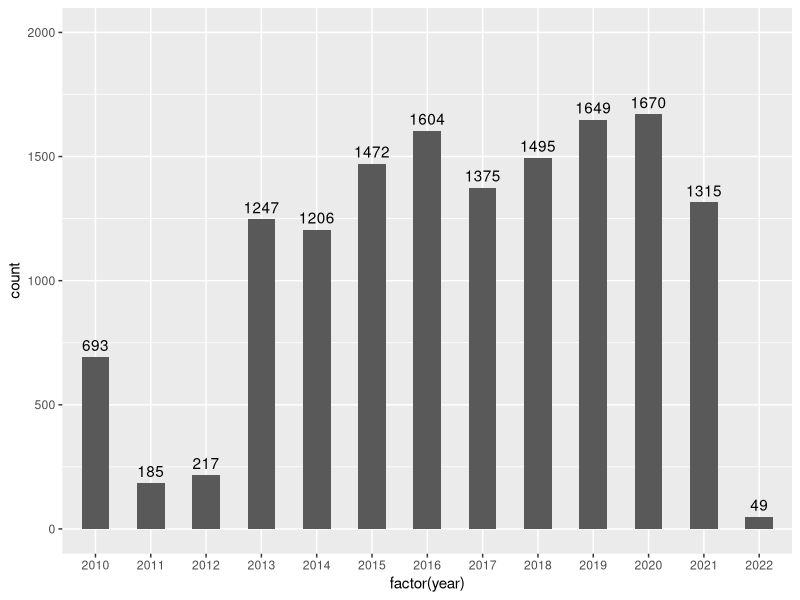
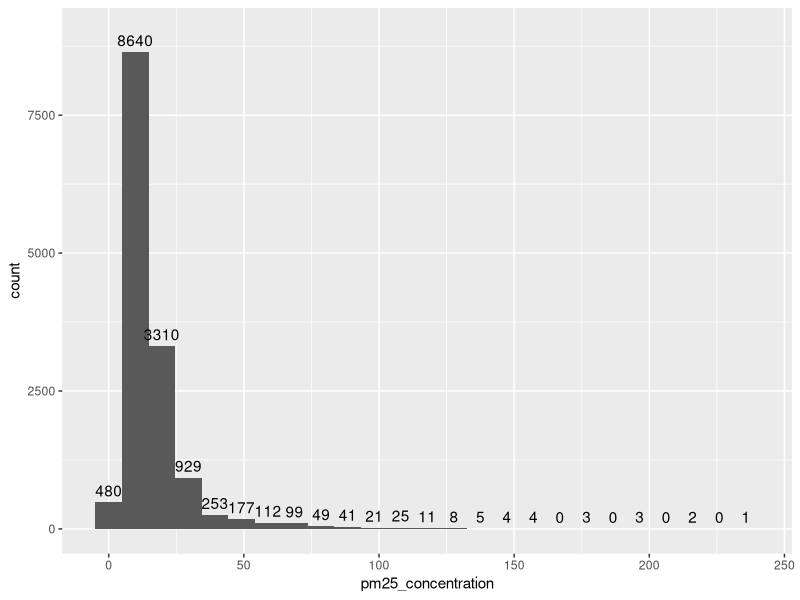
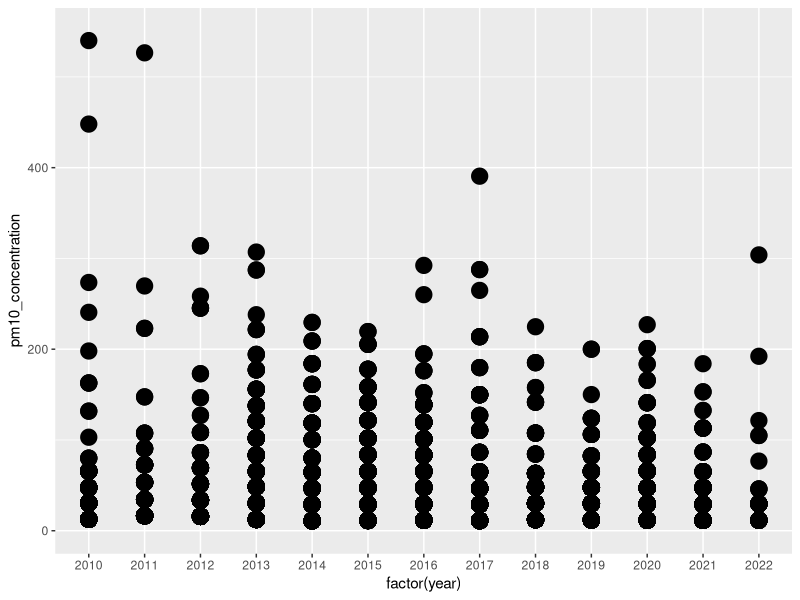
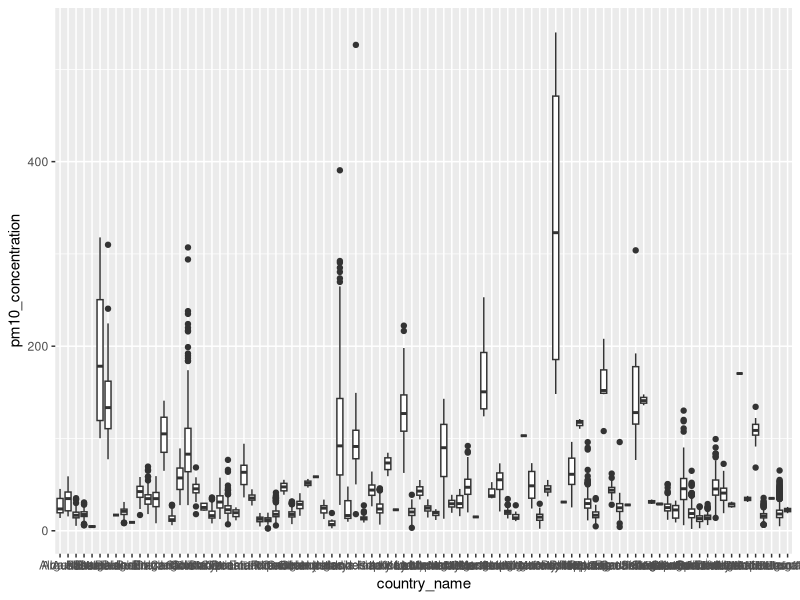
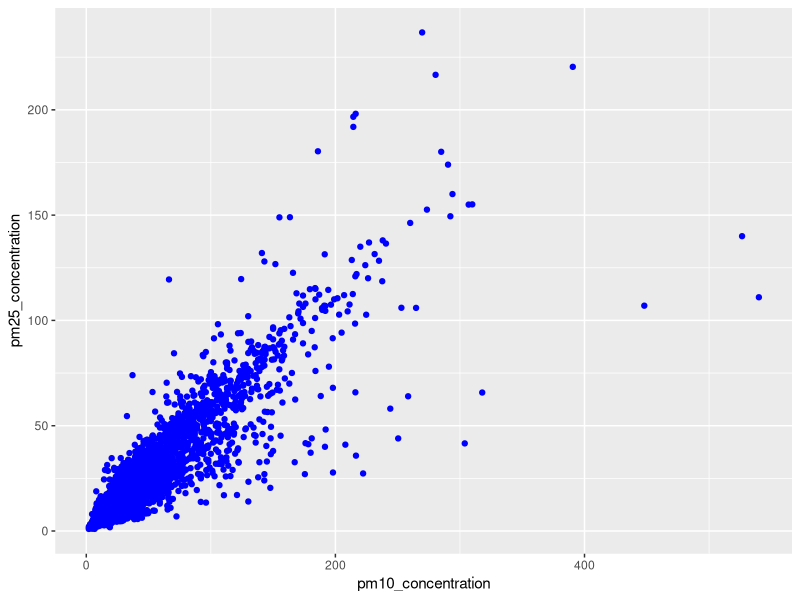
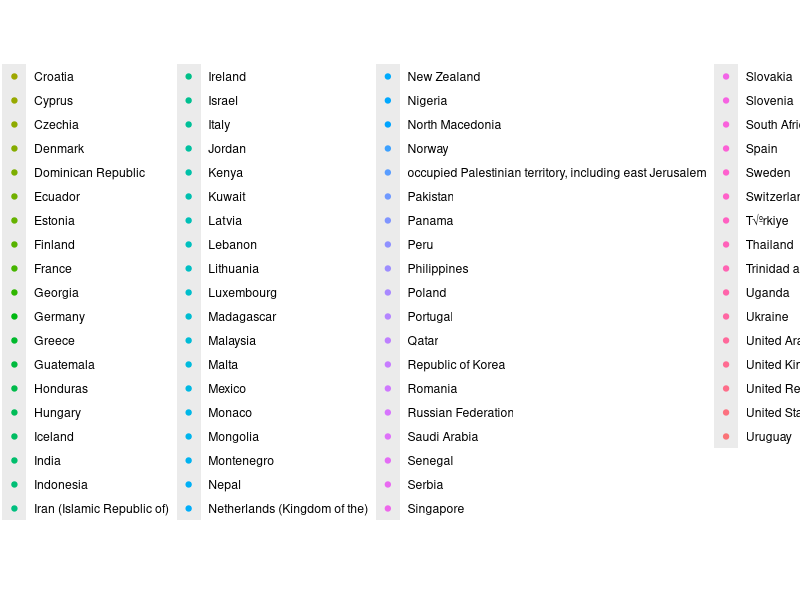
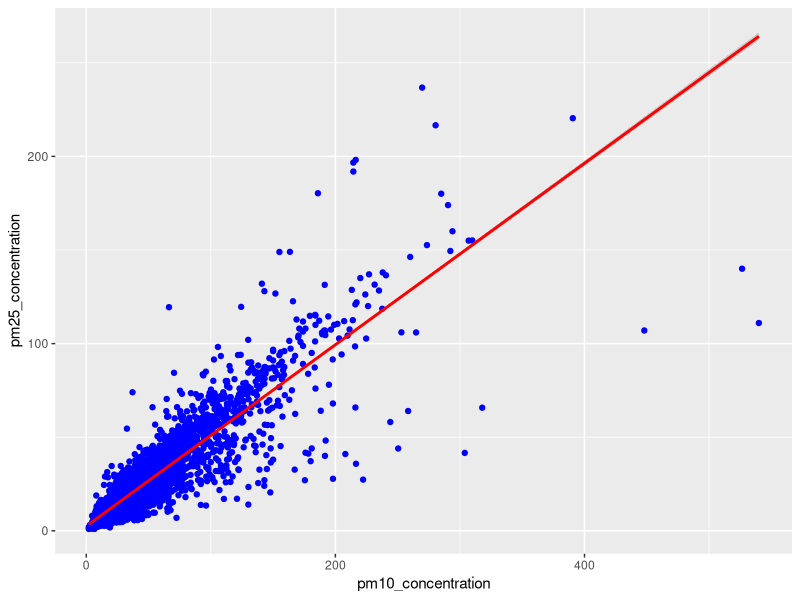
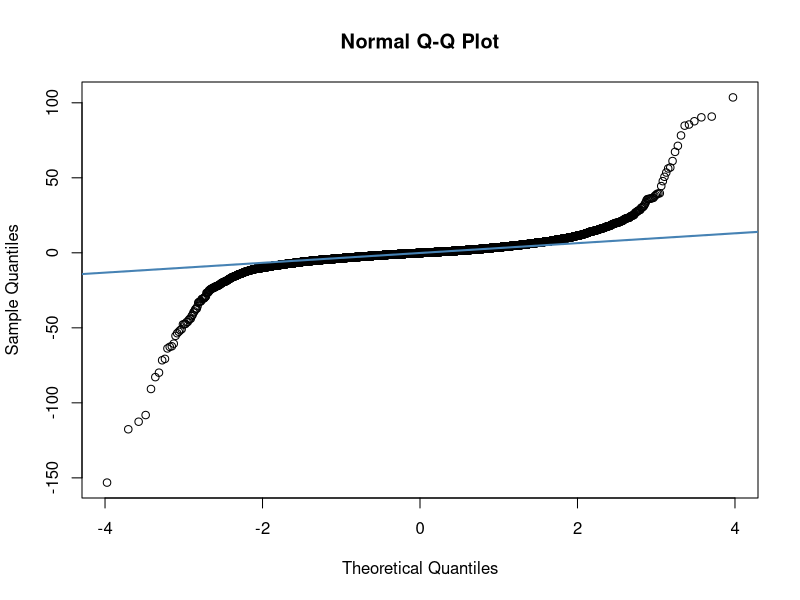

Generate these figures, in order, with R:
## ---- chunk 1
dir()
## ---- chunk 2
# load in the dataset
project <- read.csv("air_quality_cleaned_pm.csv")
head(project)
## ---- chunk 3
# exploring, getting mean and median
summary(project)
## ---- chunk 4
# if we just want the dataset for one country
# filtering for Germany
germany_df <- project[(project$country_name == "Germany"),]
summary(germany_df)
## ---- chunk 5
# filtering for France
france_df <- project[(project$country_name == 'France'),]
summary(france_df)
## ---- chunk 6
# filtering for China
china_df <- project[(project$country_name == 'China'),]
summary(china_df)
## ---- chunk 7
# overall mean for entire dataset for PM2.5; substitute with germany_df 
# or france_df for country-specific mean
mean(project$pm25_concentration)
## ---- chunk 8
# or france_df for country-specific mean
mean(france_df$pm25_concentration)
## ---- chunk 9
# or france_df for country-specific min
min(france_df$pm25_concentration)
## ---- chunk 10
# overall median PM10
median(project$pm10_concentration)
## ---- chunk 11
# 检查并安装dplyr包（如果未安装）
if (!require(dplyr)) {
  install.packages('dplyr')
  library(dplyr)
}
project$pm25_concentration %>% log() %>% mean() %>% exp %>% round(1)
## ---- chunk 12
range(project$pm25_concentration)
## ---- chunk 13
max(project$pm25_concentration) - min(project$pm25_concentration)
## ---- chunk 14
quantile(project$pm25_concentration, probs = c(0.25, 0.75))
## ---- chunk 15
# compute the IQR
quantile(project$pm25_concentration, probs = 0.75) - quantile(project$pm25_concentration, probs = 0.25)
## ---- chunk 16
var(project$pm25_concentration)
## ---- chunk 17
sd(project$pm25_concentration)
## ---- chunk 18
# 检查并安装ggplot2包（如果未安装）
if (!require(ggplot2)) {
  install.packages('ggplot2')
  library(ggplot2)
}
## ---- chunk 19
# bar chart for year; year is integer currently, we can change to categorical (factor)
ggplot(project, aes(x = factor(year))) + geom_bar(stat = 'count', width = 0.5) + stat_count(aes(label = after_stat(count)), vjust = -0.5, geom = 'text') + ylim(0, 2000)
## ---- chunk 20
# histogram for PM2.5 across both countries
ggplot(project, aes(x = pm25_concentration)) + geom_histogram(bins = 25) + stat_bin(aes(label = after_stat(count)), bins = 25, vjust = -0.5, geom = 'text') + ylim(0, 9000)
## ---- chunk 21
# dotplot for how PM10 is distributed across different years
# make sure you convert year to a factor
ggplot(project) + geom_dotplot(aes(x = factor(year), y = pm10_concentration), binaxis = 'y', stackdir = 'center', stackratio = 0)
## ---- chunk 22
# boxplot for how PM10 distribution varies between the two countries
ggplot(project) + geom_boxplot(aes(x = country_name, y = pm10_concentration))
## ---- chunk 23
# scatterplot 
ggplot(project) + geom_point(aes(x = pm10_concentration, y = pm25_concentration), color = 'blue')
## ---- chunk 24
# also use country as a way to differentiate the points
ggplot(project) + geom_point(aes(x = pm10_concentration, y = pm25_concentration, color = country_name))
## ---- chunk 25
# two sample t test for our project
# let's say we hypothesise that AQ in Germany is worse than 
# France. Is this true? 
t.test(germany_df$pm25_concentration, france_df$pm25_concentration, alternative = 'greater')

## ---- chunk 26
# change the data source to germany_df or france_df for
# country-specific model 
project_lm <- lm(pm25_concentration ~ pm10_concentration, project)
coef(project_lm)
## ---- chunk 27
pm25_prediction <- data.frame(pm10_concentration = c(40, 50, 60))
pm25_prediction
## ---- chunk 28
# using our model for predictions
pm25_prediction$prediction <- predict(project_lm, pm25_prediction)
pm25_prediction
## ---- chunk 29
# visualising our model 
ggplot(project, aes(x = pm10_concentration, y = pm25_concentration)) + geom_point(color = 'blue') + geom_smooth(se = TRUE, method = lm, color = 'red')
## ---- chunk 30
# doing the hypothesis test for our model 
summary(project_lm)
## ---- chunk 31
# compute residuals and fitted values 
project$residuals <- residuals(project_lm)
project$fitted <- fitted(project_lm)
head(project)
## ---- chunk 32
# plot the normal probabiity plot
qqnorm(project$residuals)
qqline(project$residuals, col = 'steelblue', lwd = 2)
## ---- chunk 33
# e vs y^
plot(x = project$fitted, y = project$residuals)
## ---- chunk 34
# e vs x
plot(x = project$pm10_concentration, y = project$residuals)
## ---- chunk 35
# e vs time
plot(x = project$year, y = project$residuals)
## ---- chunk 36
# adding NO2 concentration as an additional predictor 
project_mlr <- lm(pm25_concentration ~ pm10_concentration + no2_concentration, data = project)
coef(project_mlr)
## ---- chunk 37
# using our model for predictions
mlr_predictions <- data.frame(pm10_concentration = c(40, 50, 60), 
                              no2_concentration = c(60, 40, 30))

mlr_predictions$predictions <- predict(project_mlr, mlr_predictions)
mlr_predictions
## ---- chunk 38
# doing the hypothesis test
summary(project_mlr)
## ---- chunk 39
# 检查并安装car包（如果未安装）
if (!require(car)) {
  install.packages('car')
  library(car)
}
## ---- chunk 40
vif(project_mlr)
